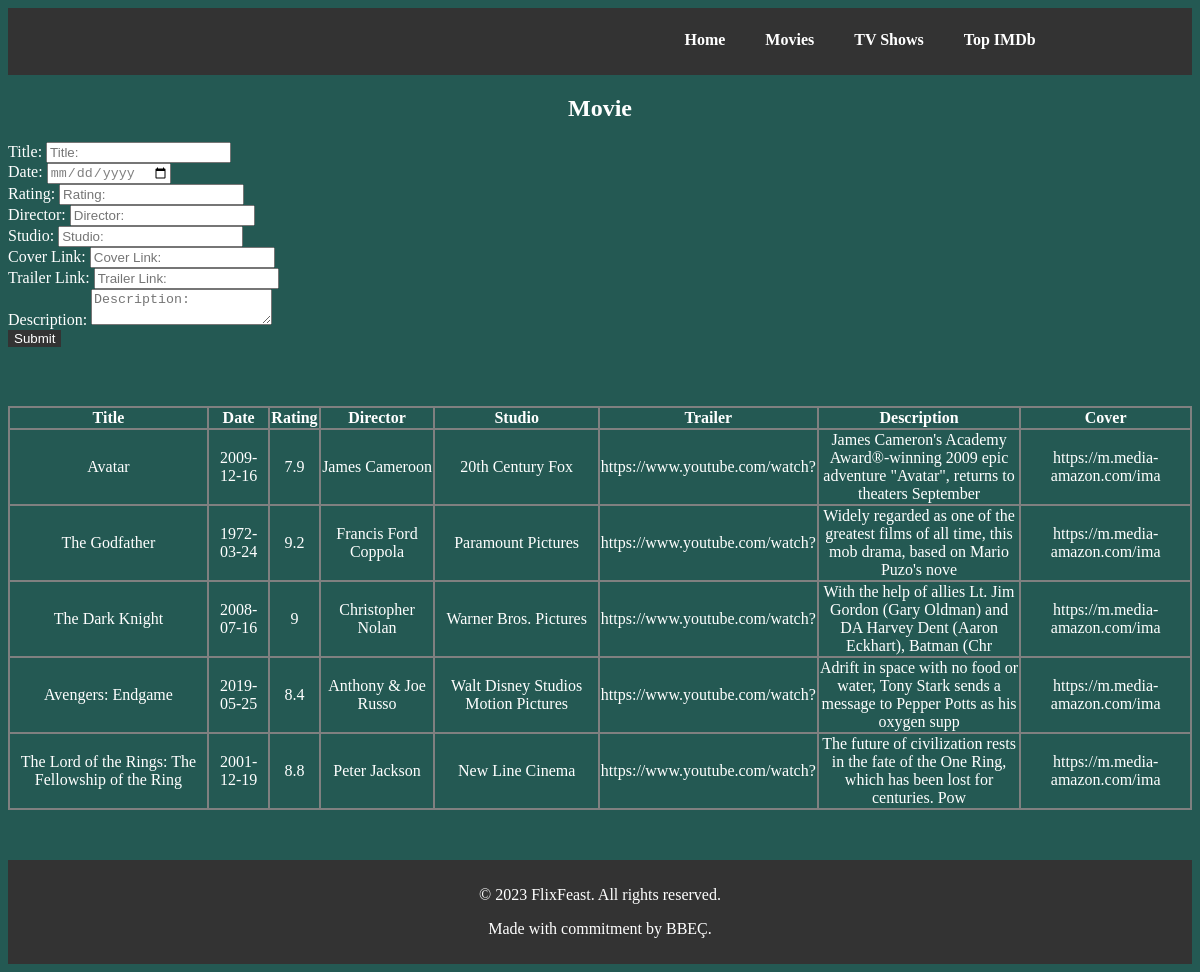
The app's page /addMovie.php with its own data.
### tables this page shows
CREATE TABLE `movies` (
  `ID` int NOT NULL,
  `Title` varchar(50) DEFAULT NULL,
  `Date` date DEFAULT NULL,
  `Rating` double DEFAULT NULL,
  `Director` varchar(40) DEFAULT NULL,
  `Studio` varchar(40) DEFAULT NULL,
  `Trailer` varchar(300) DEFAULT NULL,
  `Description` varchar(1000) DEFAULT NULL,
  `Cover` varchar(1000) DEFAULT NULL
);

### addMovie.php (the view, shortened to what this page needs)
<!DOCTYPE html>
<html lang="en">
<head>
</head>
<body style="background-color: #245953;">
	<header>
		<nav>
			<ul class="nav-links">
				<li><a href="home.php">Home</a></li>
				<li><a href="movies.php">Movies</a></li>
				<li><a href="shows.php">TV Shows</a></li>
				<li><a href="imdb.php">Top IMDb</a></li>
			</ul>
		</nav>
	</header>
	<div class="container">
		<div class="row justify-content-center mt-5">
			<div class="col-md-6">
				<form id="movie-add" method="post">
                    <h2>Movie</h2>
					<label for="title">Title:</label>
                    <input class="form-control" type="text" id="title" placeholder="Title:" name="title"><br>
                    <label for="date">Date:</label>
                    <input class="form-control" type="date" id="date" placeholder="Date:" name="date"><br>
                    <label for="rating">Rating:</label>
                    <input class="form-control" type="text" id="rating" placeholder="Rating:" name="rating"><br>
                    <label for="director">Director:</label>
                    <input class="form-control" type="text" id="director" placeholder="Director:" name="director"><br>
                    <label for="studio">Studio:</label>
                    <input class="form-control" type="text" id="studio" placeholder="Studio:" name="studio"><br>
                    <label for="cover">Cover Link:</label>
                    <input class="form-control" type="text" id="cover" placeholder="Cover Link:" name="cover"><br>
                    <label for="trailer">Trailer Link:</label>
                    <input class="form-control" type="text" id="trailer" placeholder="Trailer Link:" name="trailer"><br>
					<label for="description">Description:</label>
                    <textarea class="form-control" id="description" placeholder="Description:" name="description" style="color:black;" maxlength="1000"></textarea><br>
                    <input class="form-control submit" type="submit" value="Submit" name="movie_submit">
				</form>
			</div>
		</div>
	</div>
    <?php
        $db_host = 'localhost';
        $db_user = 'root';
        $db_pass = 'root';
        $db_name = 'moviedb';
        $conn = mysqli_connect($db_host, $db_user, $db_pass, $db_name,3307);
		echo '<table>
				<tr>
					<th>Title</th>
					<th>Date</th>
					<th>Rating</th>
					<th>Director</th>
					<th>Studio</th>
					<th>Trailer</th>
					<th>Description</th>
					<th>Cover</th>
				</tr>';
		$sql = "SELECT * FROM `movies`";
		$result = mysqli_query( $conn, $sql);
				while( $row = mysqli_fetch_array($result) ){
					echo '
				  			<tr>
								<td><a href="editDetails.php?detailsID='.$row['ID'].'&type=Movie&mode=info">'.$row['Title'].'</a></td>
								<td>'.$row['Date'].'</td>
								<td>'.$row['Rating'].'</td>
								<td>'.$row['Director'].'</td>
								<td>'.$row['Studio'].'</td>
								<td>'.substr($row['Trailer'],0,30).'</td>
								<td>'.substr($row['Description'],0,100).'</td>
								<td>'.substr($row['Cover'],0,30).'</td>
				  			</tr>
						';
				}
		echo '</table>';
        ?>
    <footer>
		<p>&copy; 2023 FlixFeast. All rights reserved.</p>
		<p>Made with commitment by BBEÇ.</p>
	</footer>
</body>
</html>

### addMovie.php (style rules this page uses)
footer { background-color: #333; color: #fff; padding: 10px; margin-top: 50px; text-align: center; }
.nav-links { display: flex; list-style: none; }
ul { margin-top: 13px; }
.nav-links li { margin-right: 20px; }
.nav-links a, a { color: #fff; text-decoration: none; }
ul li a { padding: 8px 10px; border-radius: 5px; font-weight: 700; }
* { color: white; }
input { color: grey; }
header { background-color: #333; color: #fff; padding: 10px; }
nav { display: flex; justify-content: space-between; align-items: center; margin: 0 10%; }
.submit { color: white; background-color: #333; border: none; }
h2 { display: flex; justify-content: center; }
td { word-wrap: break-word; max-width: 300px; color:; text-align: center; }
table, th, td { border: 2px solid grey; border-collapse: collapse; }
table { margin-top: 5%; }

### records on screen
movies: Title "Avatar", Date "2009-12-16", Rating "7.9", Director "James Cameroon", Studio "20th Century Fox", Trailer "https://www.youtube.com/watch?", Description "James Cameron's Academy Award®-winning 2009 epic adventure \"Avatar\", returns to theaters September", Cover "https://m.media-amazon.com/ima"
movies: Title "The Godfather", Date "1972-03-24", Rating "9.2", Director "Francis Ford Coppola", Studio "Paramount Pictures", Trailer "https://www.youtube.com/watch?", Description "Widely regarded as one of the greatest films of all time, this mob drama, based on Mario Puzo's nove", Cover "https://m.media-amazon.com/ima"
movies: Title "The Dark Knight", Date "2008-07-16", Rating "9", Director "Christopher Nolan", Studio "Warner Bros. Pictures", Trailer "https://www.youtube.com/watch?", Description "With the help of allies Lt. Jim Gordon (Gary Oldman) and DA Harvey Dent (Aaron Eckhart), Batman (Chr", Cover "https://m.media-amazon.com/ima"
movies: Title "Avengers: Endgame", Date "2019-05-25", Rating "8.4", Director "Anthony & Joe Russo", Studio "Walt Disney Studios Motion Pictures", Trailer "https://www.youtube.com/watch?", Description "Adrift in space with no food or water, Tony Stark sends a message to Pepper Potts as his oxygen supp", Cover "https://m.media-amazon.com/ima"
movies: Title "The Lord of the Rings: The Fellowship of the Ring", Date "2001-12-19", Rating "8.8", Director "Peter Jackson", Studio "New Line Cinema", Trailer "https://www.youtube.com/watch?", Description "The future of civilization rests in the fate of the One Ring, which has been lost for centuries. Pow", Cover "https://m.media-amazon.com/ima"
